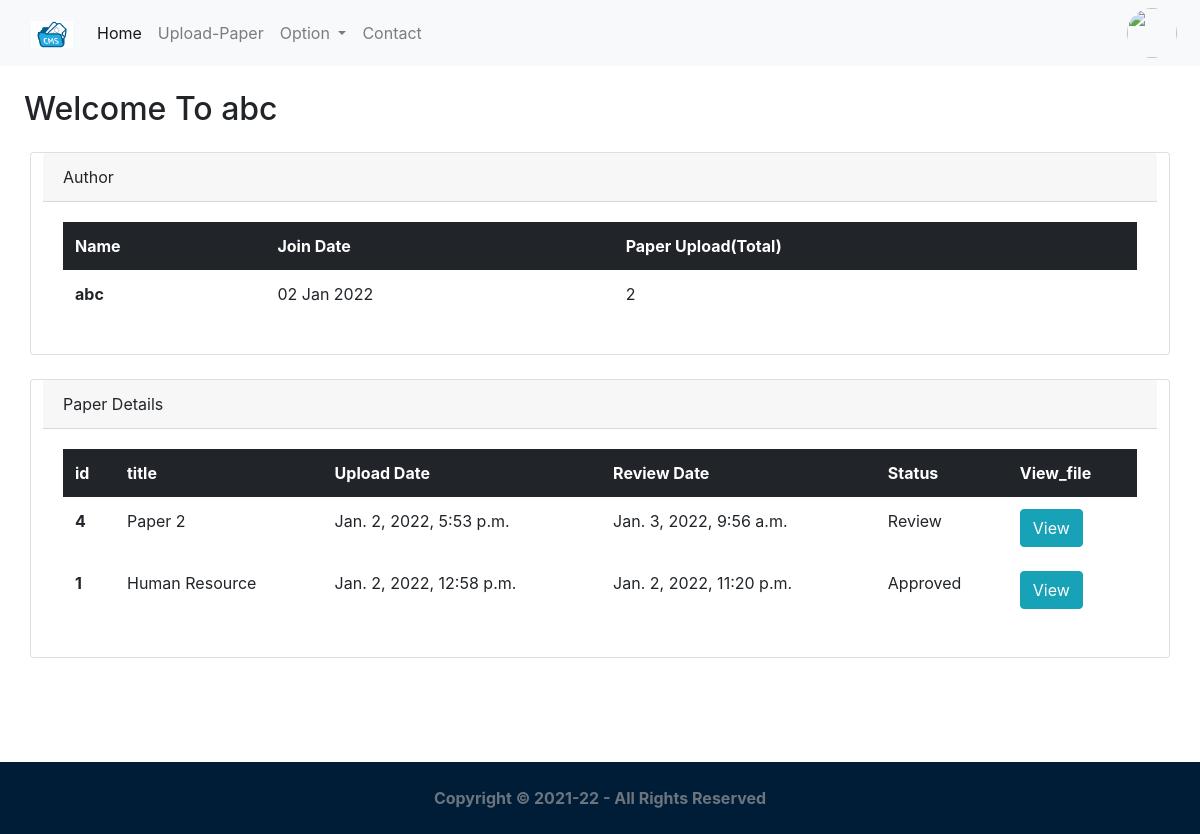
Page /feed/ (signed in) on the committed database.
### accounts/models.py (models this page shows, shortened)
class User(AbstractUser):
    picture = models.ImageField(upload_to='profile_pictures', null=True, blank=True)
    full_name = models.CharField(max_length=100, help_text='Help people discover your account by using the name you\'re known by: either your full name, nickname, or business name.')
    email = models.EmailField(unique=True)
    bio = models.TextField(null=True, blank=True, help_text='Provide your personal information, even if the account is used for a business, a pet or something else. This won\'t be a part of your public profile.')
    mobile = models.CharField(max_length=20, null=True, blank=True)
    address = models.CharField(max_length=100,null=True,blank=True)
    city = models.CharField(max_length=50,null=True,blank=True)
    gender = models.CharField(max_length=10, choices=GENDER_CHOICES, null=True, blank=True)
    is_private_account = models.BooleanField(default=False)
    created_on = models.DateTimeField(auto_now_add=True)
    first_name = None
    last_name = None
    username = None
    USERNAME_FIELD = 'email'
    REQUIRED_FIELDS = ['full_name']
    objects = CustomUserManager()

### core/models.py (models this page shows, shortened)
class Paper(models.Model):
	title = models.CharField(max_length=100)
	description = models.CharField(max_length=200)
	status = models.CharField(max_length=30,default='Submitted')
	file = models.FileField(upload_to='author_files/') # taking files from author
	user = models.ForeignKey(User, on_delete=models.CASCADE)
	remarks = models.CharField(max_length=255,default='No-Remark')
	created_on = models.DateTimeField(auto_now_add=True)
	review_date = models.DateTimeField(null=True)
	review_by = models.IntegerField(default=0)
	is_review_submit = models.BooleanField(default=False)
	class Meta:
		ordering = ['-created_on']

### core/views.py (the view)
# urls.py: 2. Add a URL to urlpatterns:  path('', Home.as_view(), name='home')
class Home(View):
	template_name='core/feed.html'
	template_name1='core/reviewer.html'
	def get(self,request):
		if Reviewer.objects.filter(user=request.user).exists():
			obj=PaperAssign.objects.filter(review=request.user.reviewer.id)
			pp=obj.exists()
			if pp:
				obj=PaperAssign.objects.filter(review=request.user.reviewer.id)
				result=PaperAssign.objects.filter(Q(review=request.user.reviewer.id) & Q(is_review=False)).values_list('is_review',flat=True).aggregate(total=Count('is_review'))
				obj1=request.user.reviewer.assigned_paper.select_related('assign_paper').annotate(paper=F('assign_paper')).values_list('paper',flat=True)
				context={'mylist': zip(obj, obj1),'result':result}
				return render(request,self.template_name1,context)
			messages.error(request,"No Any Paper Assigned !",extra_tags="error")
			return render(request,self.template_name1)
		else:
			p=Paper.objects.filter(user=request.user).exists()
			if p:
				obj=Paper.objects.filter(user=request.user).all()
				obj1=Paper.objects.filter(user=request.user).aggregate(total_paper=Count('user'))
				context={'obj':obj,'obj1':obj1}
				return render(request,self.template_name,context)
			messages.error(request,"No Any Document Uploaded !",extra_tags="error")
			return render(request,self.template_name)

### core/templates/core/feed.html (shortened to what this page needs)
{% extends 'core/base.html' %}
{% load static %}
{% block content %}
<h2 class="m-4">Welcome To {{request.user.full_name}}</h2>
<div class="container">
    <div class="row my-4">
        <div class="card">
          <div class="card-header">
            Author
          </div>
          <div class="card-body">
            <table class="table  table-borderless">
              <thead class="table-dark">
                <tr>
                  <th scope="col">Name</th>
                  <th scope="col">Join Date</th>
                  <th scope="col">Paper Upload(Total)</th>
                </tr>
              </thead>
              <tbody>
                <tr>
                  <th scope="row">{{request.user.full_name}}</th>
                  <td>{{request.user.created_on|date:"d M Y"}}</td>
                  <td>{{obj1.total_paper}}</td>
                </tr>
                </tbody>
            </table>
          </div>
        </div>
    </div>
    <div class="row my-4">
        <div class="card">
          <div class="card-header">
            Paper Details
          </div>
          <div class="card-body ">
            <table class="table table-responsive-sm table-borderless">
              <thead class="table-dark">
                <tr>
                  <th scope="col">id</th>
                  <th scope="col">title</th>
                  <th scope="col">Upload Date</th>
                  <th scope="col">Review Date</th>
                  <th scope="col">Status</th>
                  <th scope="col">View_file</th>
                </tr>
              </thead>
              <tbody>
                {% for obj in obj %}
                <tr>
                  <th scope="row">{{obj.id}}</th>
                  <td>{{obj.title}}</td>
                  <td>{{obj.created_on}}</td>
                  <td>{{obj.review_date}}</td>
                  <td>{{obj.status}}</td>
                  <td><a href="{{obj.file.url}}"   class="btn btn-info">View</a></td>
                </tr>
                {% endfor %}
                </tbody>
            </table>
          </div>
        </div>
    </div>
</div>
<div style="height:10vh;">
    </div>
{% endblock %}

### rows in the picture
User: user.full_name "abc", user.created_on "02 Jan 2022"
Paper: id "4", title "Paper 2", created_on "Jan. 2, 2022, 5:53 p.m.", review_date "Jan. 3, 2022, 9:56 a.m.", status "Review"
Paper: id "1", title "Human Resource", created_on "Jan. 2, 2022, 12:58 p.m.", review_date "Jan. 2, 2022, 11:20 p.m.", status "Approved"

### other values in the picture
{{ obj1.total_paper }} "2"
